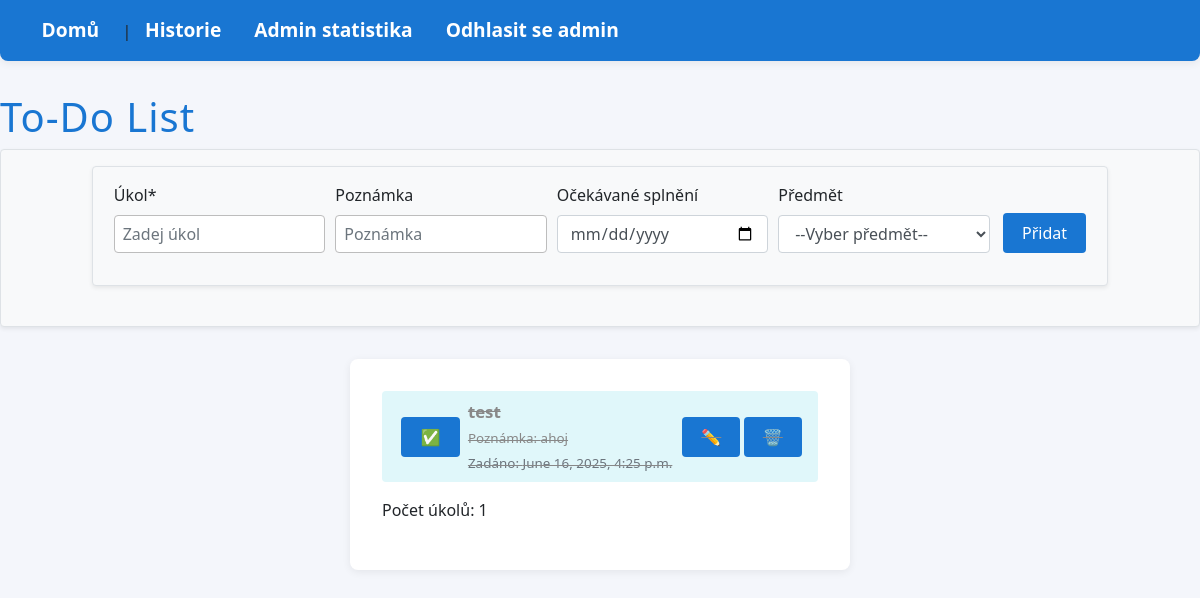
The app's page / (signed in) with its own data.
### todo_app/models.py (models this page shows, shortened)
class Todo(models.Model):
    user = models.ForeignKey(User, on_delete=models.CASCADE)
    text = models.CharField(max_length=200, verbose_name="Úkol")
    poznamka = models.TextField(blank=True, verbose_name="Poznámka")
    ocekavane = models.DateField(null=True, blank=True, verbose_name="Očekávaný termín")
    predmet = models.CharField(max_length=100, blank=True, verbose_name="Předmět")
    done = models.BooleanField(default=False, verbose_name="Splněno")
    created = models.DateTimeField(default=timezone.now, verbose_name="Vytvořeno")
    completed = models.DateTimeField(null=True, blank=True, verbose_name="Dokončeno")
    deleted = models.BooleanField(default=False, verbose_name="Smazáno")
    deleted_at = models.DateTimeField(null=True, blank=True, verbose_name="Smazáno v")

### todo_app/views.py (the view, shortened to what this page needs)
# urls.py: path('', views.index, name='index'),
@login_required
def index(request):
    todos = Todo.objects.filter(user=request.user, deleted=False).order_by('-created')
    return render(request, 'index.html', {'todos': todos})

### todo_app/templates/index.html (shortened to what this page needs)
<!DOCTYPE html>
<html lang="cs">
<head>
    <link rel="stylesheet" href="https://maxcdn.bootstrapcdn.com/bootstrap/4.1.3/css/bootstrap.min.css">
    <link rel="stylesheet" href="/static/css/style.css">
</head>
<body>
    <nav style="margin-bottom: 2em;">
        <a href="{% url 'index' %}">Domů</a> |
        <a href="{% url 'history' %}">Historie</a>
        {% if user.is_staff %}
            <a href="{% url 'admin_stats' %}"> Admin statistika</a>
        {% endif %}
        <a href="{% url 'logout' %}">Odhlasit se {{ user.username }}</a>
    </nav>
    <h1>To-Do List</h1>
    <form method="post" class="border rounded p-3 mb-4 bg-light shadow-sm justify-content-center display-flex">
        <fieldset>
            <div class="form-row border rounded p-3 mb-4 bg-light shadow-sm ">
                <div class="form-group col">
                    <label for="ukol">Úkol*</label>
                    <input type="text" id="ukol" name="ukol" class="form-control" placeholder="Zadej úkol" required>
                </div>
                <div class="form-group col">
                    <label for="poznamka">Poznámka</label>
                    <input type="text" id="poznamka" name="poznamka" class="form-control" placeholder="Poznámka">
                </div>
                <div class="form-group col">
                    <label for="ocekavane">Očekávané splnění</label>
                    <input type="date" id="ocekavane" name="ocekavane" class="form-control">
                </div>
                <div class="form-group col">
                    <label for="predmet">Předmět</label>
                    <select id="predmet" name="predmet" class="form-control">
                        <option value="">--Vyber předmět--</option>
                    </select>
                </div>
                <div class="form-group col-auto align-self-end ">
                    <button type="submit" class="btn btn-primary mt-2">Přidat</button>
                </div>
            </div>
        </fieldset>
    </form>
    <div class="todo-list">
        {% if todos %}
        <ul>
            {% for todo in todos %}
                <li class="{% if todo.done %}done{% endif %}">
                    <form action="{% url 'done' todo.pk %}" method="post" style="display:inline;">
                        <button type="submit" class="btn-action" title="Označit jako splněné/nesplněné">
                            {% if todo.done %}✅{% else %}⬜{% endif %}
                        </button>
                    </form>
                    <span class="todo-text" style="margin-left: 0.5em;">
                        <strong>{{ todo.text }}</strong>
                        {% if todo.poznamka %}<br><small>Poznámka: {{ todo.poznamka }}</small>{% endif %}
                        <br><small class="text-muted">Zadáno: {{ todo.created }}</small>
                    </span>
                    <a href="{% url 'edit' todo.pk %}" class="btn-action" title="Upravit úkol">✏️</a>
                    <a href="{% url 'delete' todo.pk %}" class="btn-action" title="Smazat úkol">🗑️</a>
                </li>
            {% endfor %}
        </ul>
        <p>Počet úkolů: {{ todos|length }}</p>
        {% else %}
        <p>Žádné úkoly.</p>
        {% endif %}
    </div>
</body>
</html>

### todo_app/static/css/style.css (style rules this page uses)
body { font-family: 'Segoe UI', Arial, sans-serif; background: #f4f6fb; margin: 0; padding: 0; }
nav { background: #1976d2; padding: 1em 2em; margin-bottom: 2em; border-radius: 0 0 8px 8px; box-shadow: 0 2px 8px rgba(0,0,0,0.07); }
nav a { color: #fff; text-decoration: none; margin-right: 1em; font-weight: bold; transition: color 0.2s; }
main, .todo-list { background: #fff; border-radius: 8px; box-shadow: 0 2px 8px rgba(0,0,0,0.07); padding: 2em; max-width: 500px; margin: 2em auto; }
h1 { color: #1976d2; margin-top: 0; letter-spacing: 1px; }
form { margin-bottom: 1.5em; display: flex; gap: 0.5em; }
input[type="text"] { flex: 1; padding: 0.5em; border: 1px solid #bdbdbd; border-radius: 4px; font-size: 1em; transition: border 0.2s; }
button[type="submit"], .btn-action { background: #1976d2; color: #fff; border: none; padding: 0.5em 1.2em; border-radius: 4px; font-size: 1em; cursor: pointer; transition: background 0.2s, box-shadow 0.2s; margin-left: 0.2em; }
ul { list-style: none; padding: 0; }
li { display: flex; align-items: center; justify-content: space-between; background: #f0f4fa; margin-bottom: 0.5em; padding: 0.5em 1em; border-radius: 4px; transition: background 0.2s; }
li.done { background: #e0f7fa; color: #888; text-decoration: line-through; }
li form { margin: 0; display: inline; }
li span { flex: 1; margin-left: 0.5em; font-size: 1.05em; }
a { color: #d32f2f; text-decoration: none; font-size: 1.2em; margin-left: 0.5em; transition: color 0.2s; }

### records on screen
Todo: text "test", poznamka "ahoj", created "June 16, 2025, 4:25 p.m."

### other values on screen
{{ user.username }} "admin"
{{ todos|length }} "1"
